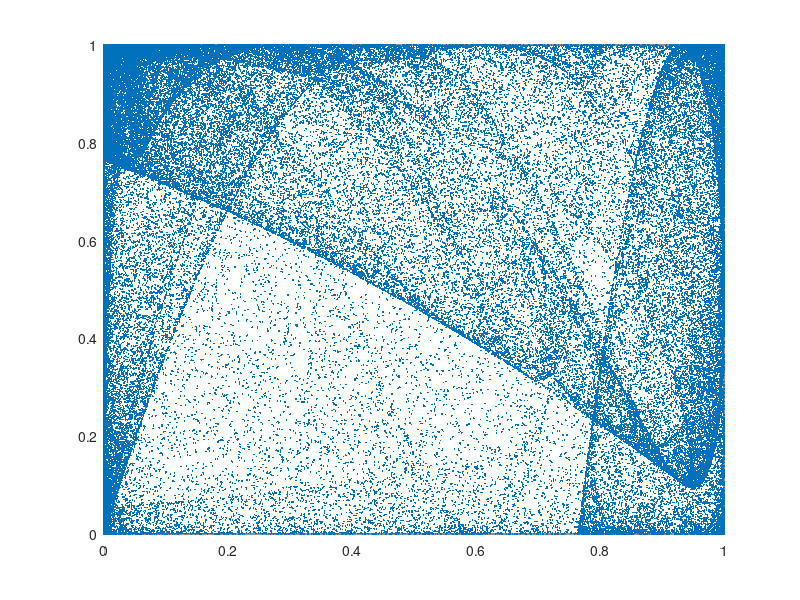

Write the MATLAB code that produced this figure.
total = 100000;
myu = 0.99;

x_bar = zeros(total,1);
y_bar = zeros(total,1);

x = zeros(total,1);
y = zeros(total,1);

x(1) = 0.99;
y(1) = 0.99;



for i = 1:total - 1
  x_bar(i + 1) = myu * (y(i) * 3) * x(i) * (1 - x(i));
  x(i + 1) = 4 * x_bar(i + 1) * (1 - x_bar(i + 1));
  y_bar(i + 1) = myu * (x(i + 1) + 3) * y(i) * (1 - y(i));
  y(i + 1) = 4 * y_bar(i + 1) * (1 - y_bar(i + 1)); 
endfor

plot(x,y,'.','MarkerSize',4);
x(total - 2)
x(total - 3)
x(total - 4)
x(total - 5)
%{

%}

